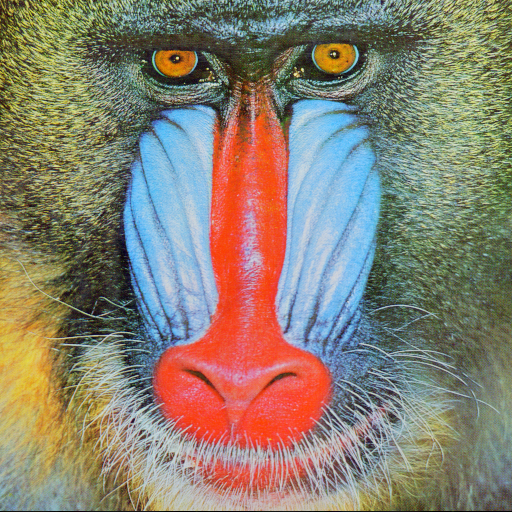
#> input picture lab2/baboon.tif, 512 x 512 px
$ python main.py
#> lines starting #> are read from the running program, lines starting #| are printed output that depends on the picture
### lab2/constants.py
import cv2

variant = 12
delta = 4 + 4*(variant % 3)

alpha = 0.1

container = cv2.imread('baboon.tif')
#> container is the input picture: shape (512, 512, 3); mean B, G, R 113.1, 128.9, 137.4
mean = 5
std = 1

### lab2/MatrtixSplitter.py
import numpy as np

class MatrixSplitter:
    @staticmethod
    def construct_matrix_from_its_fft_zones(zones: np.ndarray) -> np.ndarray:
        return np.sum(zones)

    @staticmethod
    def split_into_fft_zones_and_return(matrix: np.ndarray) -> dict:
        zones_dictionary = {
            "high": np.zeros(1),
            "medium": np.zeros(1),
            "low": np.zeros(1)
        }
        one_piece_height = matrix.shape[0] // 4
        one_piece_width = matrix.shape[1] // 4
        splitted_image = MatrixSplitter.split_into_pieces(matrix, one_piece_height)
        empty_piece = np.zeros((one_piece_height, one_piece_width))

        # low frequency zone construction
        low_first_row = np.concatenate((splitted_image[0], empty_piece, empty_piece, splitted_image[3]), axis=1)
        low_second_row = np.concatenate((empty_piece, empty_piece, empty_piece, empty_piece), axis=1)
        low_third_row = np.concatenate((empty_piece, empty_piece, empty_piece, empty_piece), axis=1)
        low_fourth_row = np.concatenate((splitted_image[12], empty_piece, empty_piece, splitted_image[15]), axis=1)
        zones_dictionary["low"] = np.concatenate((low_first_row, low_second_row, low_third_row, low_fourth_row), axis=0)

        # medium frequency zone construction
        medium_first_row = np.concatenate((empty_piece, splitted_image[1], splitted_image[2], empty_piece), axis=1)
        medium_second_row = np.concatenate((splitted_image[4], empty_piece, empty_piece, splitted_image[7]), axis=1)
        medium_third_row = np.concatenate((splitted_image[8], empty_piece, empty_piece, splitted_image[11]), axis=1)
        medium_fourth_row = np.concatenate((empty_piece, splitted_image[13], splitted_image[14], empty_piece), axis=1)
        zones_dictionary["medium"] = np.concatenate((medium_first_row, medium_second_row, medium_third_row, medium_fourth_row), axis=0)

        # high frequency zone construction
        high_first_row = np.concatenate((empty_piece, empty_piece, empty_piece, empty_piece), axis=1)
        high_second_row = np.concatenate((empty_piece, splitted_image[5], splitted_image[6], empty_piece), axis=1)
        high_third_row = np.concatenate((empty_piece, splitted_image[9], splitted_image[10], empty_piece), axis=1)
        high_fourth_row = np.concatenate((empty_piece, empty_piece, empty_piece, empty_piece), axis=1)
        zones_dictionary["high"] = np.concatenate((high_first_row, high_second_row, high_third_row, high_fourth_row), axis=0)

        return zones_dictionary


    @staticmethod
    def split_into_pieces(array, N):
        A = []
        for v in np.vsplit(array, array.shape[0] // N):
            A.extend([*np.hsplit(v, array.shape[0] // N)])
        return np.array(A)

### lab2/Watermarker.py
from OmegaVectorGenerator import OmegaVectorGenerator
from constants import *
import numpy as np

class Watermarker:
    @staticmethod
    def insert_watermark(fft_matrix: np.ndarray) -> np.ndarray:
        watermarked_fft = np.copy(fft_matrix)
        indices, length = Watermarker.get_indices_for_insertion_and_vector_length(watermarked_fft)

        random_values = OmegaVectorGenerator.generate(length)
        watermarked_fft.real[indices[:, 0], indices[:, 1]] *= (1 + alpha * random_values)
        return watermarked_fft

    # [15 lines left out: function insert_watermark2, not called in this run]

    @staticmethod
    def get_indices_for_insertion_and_vector_length(fft_matrix: np.ndarray) -> tuple:
        indices = np.argwhere(fft_matrix)
        sorted_indices = indices[np.argsort(fft_matrix[indices[:, 0], indices[:, 1]])]
        quarter_indices = sorted_indices[:len(sorted_indices) // 4]

        return (quarter_indices, len(sorted_indices) //4 )

    # [57 lines left out: functions read_watermark, zigzag_indices, not called in this run]

### lab2/OmegaVectorGenerator.py
import numpy as np
from constants import *

class OmegaVectorGenerator:
    @staticmethod
    def generate(size: int) -> np.ndarray:
        omega_vector = np.random.normal(mean, std, size)
        np.save("omega_vector.npy", omega_vector)
        return omega_vector

### lab2/DftCalculator.py
import numpy as np
import scipy
import scipy.fftpack

class DftCalculator:
    @staticmethod
    def calculate_and_return_for(array: np.ndarray) -> np.ndarray:
        return np.fft.fft2(array)

    @staticmethod
    def inverse_and_return_for(fft_array: np.ndarray) -> np.ndarray:
        return np.fft.ifft2(fft_array)

### lab2/main.py
from MatrtixSplitter import MatrixSplitter
from Watermarker import Watermarker
from DftCalculator import DftCalculator
import cv2
import numpy as np

if __name__ == "__main__":
    baboon_image = cv2.imread("baboon.tif", cv2.IMREAD_GRAYSCALE)
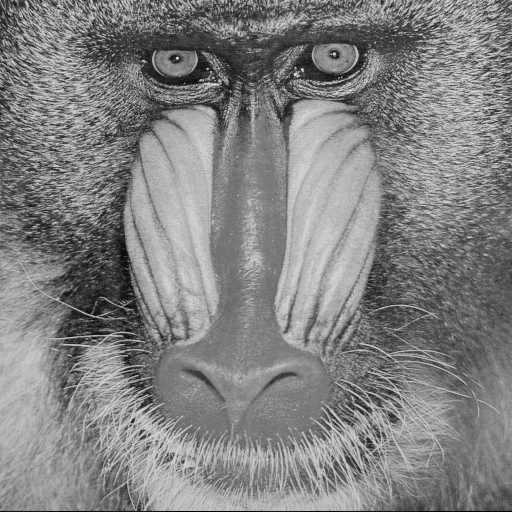
#> baboon_image: shape (512, 512); min 0, max 231, mean 129.6
    baboon_image_fft = DftCalculator.calculate_and_return_for(baboon_image)

    zones = MatrixSplitter.split_into_fft_zones_and_return(baboon_image_fft)
#> the loop in split_into_pieces, `for v in np.vsplit(array, array.shape[0] // N):` made 4 passes
#> after the loop in split_into_pieces, `for v in np.vsplit(array, array.shape[0] // N):`: A = 16 items
#> in split_into_fft_zones_and_return, `empty_piece = np.zeros((one_piece_height, one_piece_width))`: empty_piece: shape (128, 128) float64; every value is 0
#> in split_into_fft_zones_and_return, `low_second_row = np.concatenate((empty_piece, empty_piece, empty_piece..`: low_second_row: shape (128, 512) float64; every value is 0
#> zones = 3 items
    entire_high_and_medium_zones_matrices = np.fromiter((zones["high"], zones["medium"]), dtype=np.ndarray)
    high_and_medium_fft = MatrixSplitter \
        .construct_matrix_from_its_fft_zones(entire_high_and_medium_zones_matrices)
    watermarked_high_and_medium_fft = Watermarker.insert_watermark(high_and_medium_fft)
#> in get_indices_for_insertion_and_vector_length, `indices = np.argwhere(fft_matrix)`: indices = 196608 pairs, first value 0 to 511, second value 0 to 511
#> in get_indices_for_insertion_and_vector_length, `sorted_indices = indices[np.argsort(fft_matrix[indices[:, 0], indices[..`: sorted_indices has the same summary as indices
#> in get_indices_for_insertion_and_vector_length, `quarter_indices = sorted_indices[:len(sorted_indices) // 4]`: quarter_indices = 49152 pairs, first value 0 to 511, second value 0 to 511
#> in insert_watermark, `indices, length = Watermarker.get_indices_for_insertion_and_vector_len..`: indices has the same summary as quarter_indices in get_indices_for_insertion_and_vector_length; length = 49152

    watermarked_entire_fft = (watermarked_high_and_medium_fft + zones["low"])

    watermarked_baboon = DftCalculator.inverse_and_return_for(watermarked_entire_fft)

    difference = watermarked_entire_fft - baboon_image_fft
    print(len(difference[abs(difference) > 0.001]))
#| 49152

    print(watermarked_baboon)
#> (printed output is left out)
    cv2.imshow("baboon", baboon_image.astype(np.uint8))
    cv2.imshow("fft", baboon_image_fft.astype(np.uint8))
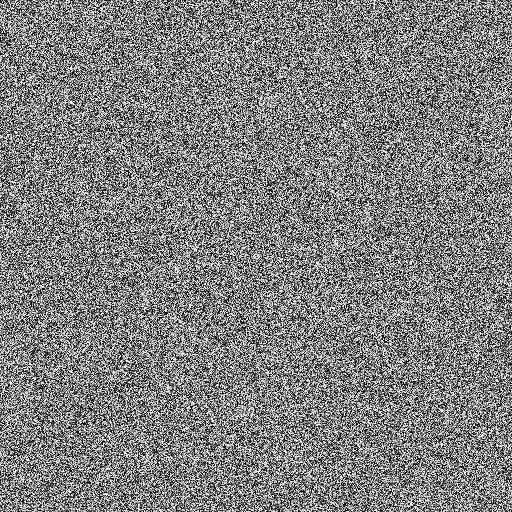
#> window 'fft': shape (512, 512); min 0, max 255, mean 127.5
    cv2.imshow("watermarked_fft", watermarked_entire_fft.astype(np.uint8))
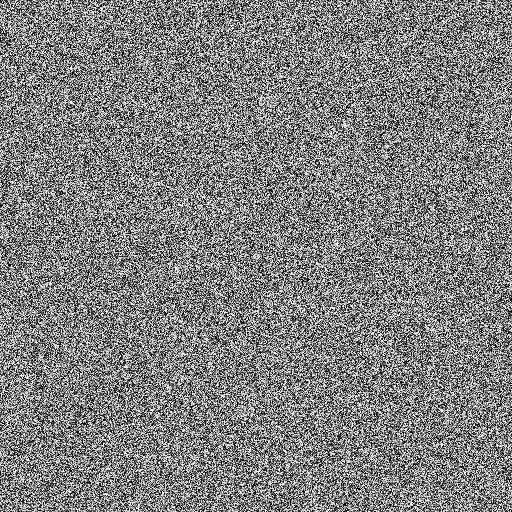
#> window 'watermarked_fft': shape (512, 512); min 0, max 255, mean 127.7
    cv2.imshow("watermarked_baboon", watermarked_baboon.astype(np.uint8))
    cv2.imshow("difference between fft", (watermarked_entire_fft - baboon_image_fft).astype(np.uint8) * 255)
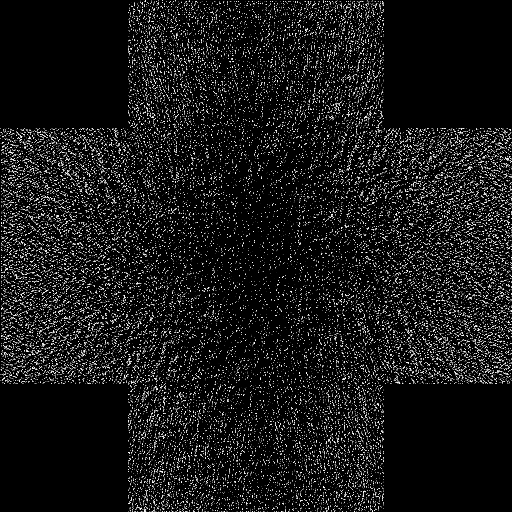
#> window 'difference between fft': shape (512, 512); min 0, max 255, mean 23.9
    cv2.waitKey(0)
